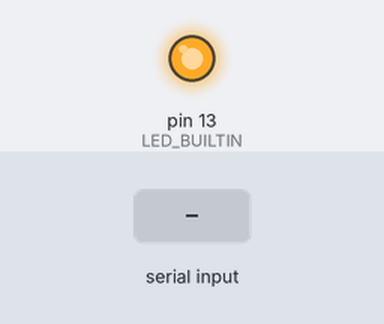
This sketch was run on a simulated Arduino Uno, built for the host (arithmetic inside an expression is 32-bit, double 64-bit). Shown: output pins drawn as LEDs (lit = HIGH). Inputs (shaded band) come from the test bench. EEPROM starts erased; what the sketch prints to the serial monitor is not drawn.

Above: at 0.01 s.
At 12.2 s:
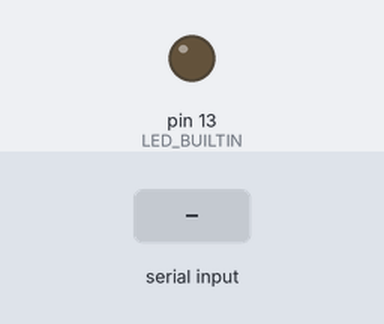
12.3 s: "send" received over Serial
Timing chart, 0 to 15.3 s (numbered marks = the images above; inputs shaded):
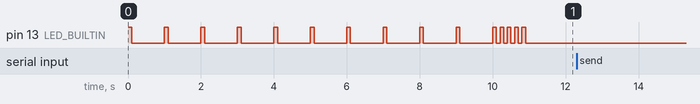

Measured:
- after the input at 12.3 s, every drawn part: stays the same

The sketch:

Final_Project_Data_Logging.ino
```cpp
#include <EEPROM.h>

//The number of values to be sent and the spacing between them
int numberOfValues;
int measurementMinutes;
//The buffer for the byte array that gets sent to LabVIEW
byte dataArray[512];
int index;

void setup() {
  Serial.begin(9600);
  while(!Serial);
  pinMode(LED_BUILTIN, OUTPUT);
  //Flash for a while so that I have time to re-flash the arduino if necessary
  for(int i = 0; i < 10; i++) {
    flash(1);
    delay(800);
  }
  //Initialize the buffer explicitly
  dataArray[0] = 0;
  //Read in the (bitmasked) number of values and time between measurements from EEPROM
  numberOfValues = ((int) EEPROM.read(0))*256 + ((int) EEPROM.read(1));
  measurementMinutes = (int) EEPROM.read(2);
  for(int i = 0; i < numberOfValues; i++) {
    dataArray[i] = EEPROM.read(i + 3);
  }
  flash(5);
  index = 0;
}


void loop() {
  //Scan for serial input
  if(Serial.available() > 0) {
    //Check if the input is the send signal
    String input = Serial.readString();
    if(input.equals("send")) {
      boolean dataReceived = false;
      //write the byte data to LabVIEW
      Serial.write(dataArray, numberOfValues);
      //code for telling arduino when the data is received; not used in current iteration of LabVIEW program
      while(!dataReceived) {
        if(Serial.available() > 0) {
          String command = Serial.readString();
          dataReceived = command.equals("received");
          if(!dataReceived) {
            flash(1);
          }
        }
      }
    } else {
      flash(1);
    }
  }
}

void flash(int times) {
  for(int i = 0; i < times; i++) {
    digitalWrite(LED_BUILTIN, HIGH);
    delay(100);
    digitalWrite(LED_BUILTIN, LOW);
    delay(100);
  }
}
```
